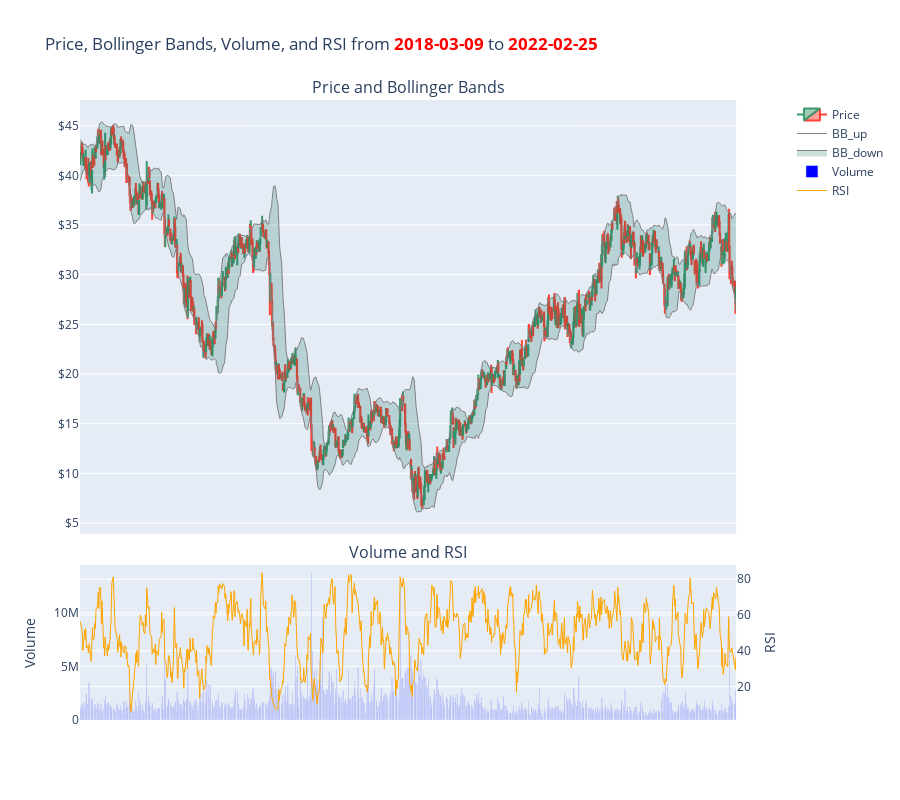

Here is the notebook cell this chart was saved with:
### Markdown cell above
## Plots

### Code cell
df_plot = df_resampled.iloc[-1000:] # Plot only the last 1000 days

START_DATE = df_plot['date'].iloc[0]
END_DATE = df_plot['date'].iloc[-1]

# Create subplots
fig = make_subplots(rows=2, cols=1, shared_xaxes=True, vertical_spacing=0.05,
                    subplot_titles=("Price and Bollinger Bands", "Volume and RSI"),
                    row_width=[0.25, 0.7],
                    specs=[[{"secondary_y": False}], [{"secondary_y": True}]]) # secondary_y: whether or not to display a secondary y-axis



# Subplot 1: Candlestick chart with Bollinger Bands
fig.add_trace(go.Candlestick(
    x=df_plot['date'],
    open=df_plot['open'],
    high=df_plot['high'],
    low=df_plot['low'],
    close=df_plot['close'],
    name='Price'
), row=1, col=1)

fig.add_trace(go.Scatter(
    x=df_plot['date'],
    y=df_plot['BB_up'],
    line=dict(color='gray', width=1),
    name='BB_up',
    opacity=0.0
), row=1, col=1)

fig.add_trace(go.Scatter(
    x=df_plot['date'],
    y=df_plot['BB_down'],
    line=dict(color='gray', width=1),
    name='BB_down',
    opacity=0.0,
    fill='tonexty',  # Fill between BB_up and BB_down
    fillcolor='rgba(0,100,80,0.2)'
), row=1, col=1)

fig.update_yaxes(tickprefix="$", row=1, col=1) # Add dollar sign to yaxis tick values for the first subplot



# Subplot 2: Volume and RSI with two y-axes
fig.add_trace(go.Bar(
    x=df_plot['date'],
    y=df_plot['volume'], 
    marker_color='blue',
    name='Volume',
    opacity=1
), row=2, col=1)

fig.add_trace(go.Scatter(
    x=df_plot['date'],
    y=df_plot['RSI'],
    line=dict(color='orange', width=1),
    name='RSI',
    opacity=1
), row=2, col=1, secondary_y=True)

# Update y-axes for the second subplot
fig.update_yaxes(title_text="Volume", row=2, col=1)
fig.update_yaxes(title_text="RSI", row=2, col=1, secondary_y=True)

fig.update_layout(
    hovermode = "x unified",
    legend_traceorder="normal"
)
fig.update_traces(xaxis='x1')


# Set layout options
fig.update_layout(
    title='Price, Bollinger Bands, Volume, and RSI from <b style="color:red">{}</b> to <b style="color:red">{}</b>'.format(START_DATE.strftime('%Y-%m-%d'),END_DATE.strftime('%Y-%m-%d')),
    xaxis=dict(rangeslider=dict(visible=False)),
    height=800
)

# Show the figure
fig.show()

### Figure 1 — Plotly figure (JSON) as saved in the notebook; plotly's stock layout.template omitted (floating-point values rounded to 4 significant figures; data arrays with more than 128 entries replaced by an {"elided": "..."} marker saying what was removed)
{"data": [{"close": {"elided": "1000 float values"}, "high": {"elided": "1000 float values"}, "low": {"elided": "1000 float values"}, "name": "Price", "open": {"elided": "1000 float values"}, "type": "candlestick", "x": {"elided": "1000 str values"}, "xaxis": "x", "yaxis": "y"}, {"line": {"color": "gray", "width": 1}, "name": "BB_up", "opacity": 0, "type": "scatter", "x": {"elided": "1000 str values"}, "xaxis": "x", "y": {"elided": "1000 float values"}, "yaxis": "y"}, {"fill": "tonexty", "fillcolor": "rgba(0,100,80,0.2)", "line": {"color": "gray", "width": 1}, "name": "BB_down", "opacity": 0, "type": "scatter", "x": {"elided": "1000 str values"}, "xaxis": "x", "y": {"elided": "1000 float values"}, "yaxis": "y"}, {"marker": {"color": "blue"}, "name": "Volume", "opacity": 1, "type": "bar", "x": {"elided": "1000 str values"}, "xaxis": "x", "y": {"elided": "1000 int values"}, "yaxis": "y2"}, {"line": {"color": "orange", "width": 1}, "name": "RSI", "opacity": 1, "type": "scatter", "x": {"elided": "1000 str values"}, "xaxis": "x", "y": {"elided": "1000 float values"}, "yaxis": "y3"}], "layout": {"annotations": [{"font": {"size": 16}, "showarrow": false, "text": "Price and Bollinger Bands", "x": 0.47, "xanchor": "center", "xref": "paper", "y": 1, "yanchor": "bottom", "yref": "paper"}, {"font": {"size": 16}, "showarrow": false, "text": "Volume and RSI", "x": 0.47, "xanchor": "center", "xref": "paper", "y": 0.25, "yanchor": "bottom", "yref": "paper"}], "height": 800, "hovermode": "x unified", "legend": {"traceorder": "normal"}, "title": {"text": "Price, Bollinger Bands, Volume, and RSI from <b style=\"color:red\">2018-03-09</b> to <b style=\"color:red\">2022-02-25</b>"}, "xaxis": {"anchor": "y", "domain": [0, 0.94], "matches": "x2", "rangeslider": {"visible": false}, "showticklabels": false}, "xaxis2": {"anchor": "y2", "domain": [0, 0.94]}, "yaxis": {"anchor": "x", "domain": [0.3, 1], "tickprefix": "$"}, "yaxis2": {"anchor": "x2", "domain": [0, 0.25], "title": {"text": "Volume"}}, "yaxis3": {"anchor": "x2", "overlaying": "y2", "side": "right", "title": {"text": "RSI"}}}}
